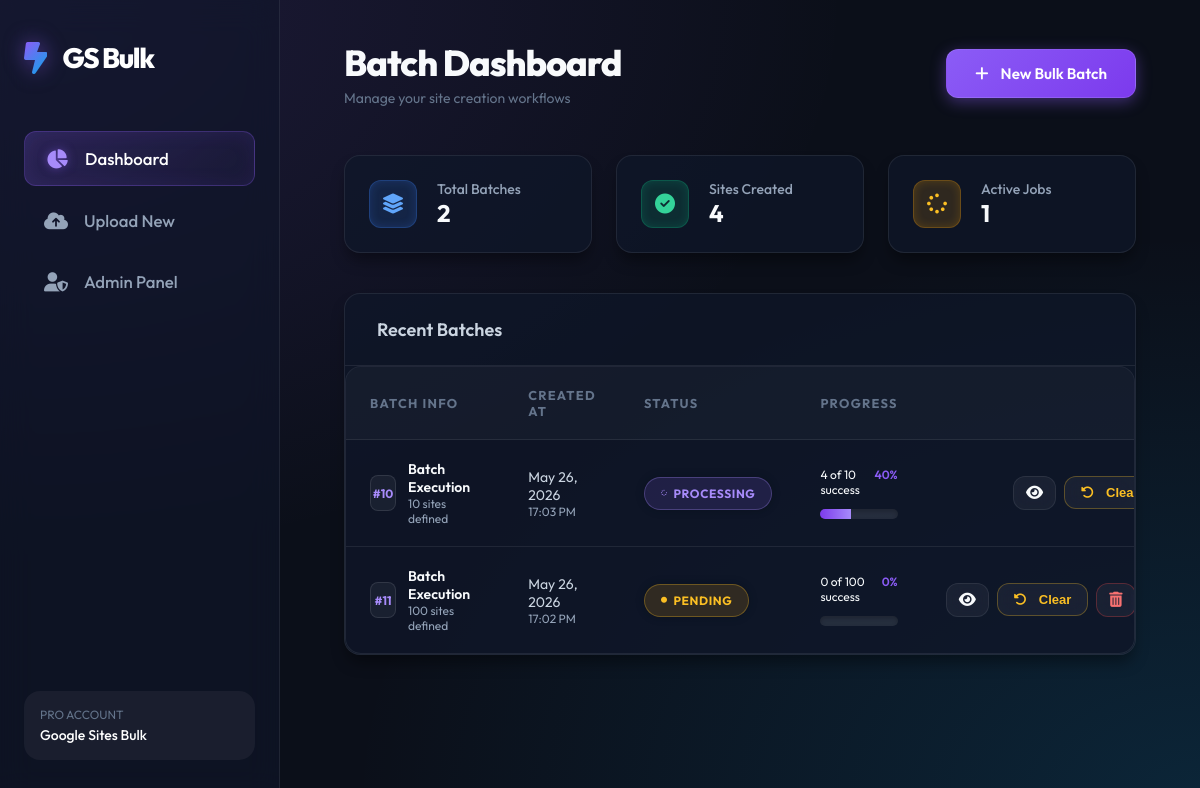
The page / on the database its author committed.
### core/models.py (models this page shows, shortened)
class SiteBatch(models.Model):
    STATUS_CHOICES = [
        ('pending', 'Pending'),
        ('processing', 'Processing'),
        ('completed', 'Completed'),
        ('failed', 'Failed'),
    ]
    file = models.FileField(upload_to='uploads/')
    created_at = models.DateTimeField(auto_now_add=True)
    status = models.CharField(max_length=20, choices=STATUS_CHOICES, default='pending')
    total_sites = models.IntegerField(default=0)
    completed_sites = models.IntegerField(default=0)
    failed_sites = models.IntegerField(default=0)
    current_action = models.CharField(max_length=255, blank=True, null=True)
    @property
    def processed_sites(self):
        return (self.completed_sites or 0) + (self.failed_sites or 0)
    @property
    def progress_percentage(self):
        if self.total_sites == 0:
            return 0
        return int((self.processed_sites / self.total_sites) * 100)

### core/views.py (the view)
# urls.py: path('', DashboardView.as_view(), name='dashboard'),
class DashboardView(View):
    def get(self, request):
        batches = SiteBatch.objects.all().order_by('-created_at')
        agg = batches.aggregate(
            total_completed=Sum('completed_sites'),
            total_failed=Sum('failed_sites'),
        )
        total_sites_created = agg['total_completed'] or 0
        total_failed = agg['total_failed'] or 0
        active_jobs = batches.filter(status='processing').count()
        context = {
            'batches': batches,
            'total_sites_created': total_sites_created,
            'total_failed': total_failed,
            'active_jobs': active_jobs,
        }
        return render(request, 'core/dashboard.html', context)

### core/templates/core/dashboard.html (shortened to what this page needs)
{% extends 'core/base.html' %}
{% block header_title %}Batch Dashboard{% endblock %}
{% block header_actions %}
<a href="/upload/" class="btn btn-primary">
    <i class="fa-solid fa-plus"></i>
    New Bulk Batch
</a>
{% endblock %}
{% block content %}
<div style="display: grid; grid-template-columns: repeat(auto-fit, minmax(240px, 1fr)); gap: 1.5rem; margin-bottom: 2.5rem;">
    <div class="card" style="padding: 1.5rem; display: flex; align-items: center; gap: 1.25rem;">
        <div style="width: 48px; height: 48px; border-radius: 12px; background: rgba(59, 130, 246, 0.15); color: #60a5fa; border: 1px solid rgba(59, 130, 246, 0.3); display: flex; align-items: center; justify-content: center; font-size: 1.25rem; box-shadow: inset 0 0 10px rgba(59, 130, 246, 0.2);">
            <i class="fa-solid fa-layer-group"></i>
        </div>
        <div>
            <p style="font-size: 0.875rem; color: #94a3b8; font-weight: 500;">Total Batches</p>
            <h3 style="font-size: 1.5rem; font-weight: 700; color: #f8fafc;">{{ batches.count }}</h3>
        </div>
    </div>
    <div class="card" style="padding: 1.5rem; display: flex; align-items: center; gap: 1.25rem;">
        <div style="width: 48px; height: 48px; border-radius: 12px; background: rgba(16, 185, 129, 0.15); color: #34d399; border: 1px solid rgba(16, 185, 129, 0.3); display: flex; align-items: center; justify-content: center; font-size: 1.25rem; box-shadow: inset 0 0 10px rgba(16, 185, 129, 0.2);">
            <i class="fa-solid fa-circle-check"></i>
        </div>
        <div>
            <p style="font-size: 0.875rem; color: #94a3b8; font-weight: 500;">Sites Created</p>
            <h3 style="font-size: 1.5rem; font-weight: 700; color: #f8fafc;">{{ total_sites_created }}</h3>
        </div>
    </div>
    <div class="card" style="padding: 1.5rem; display: flex; align-items: center; gap: 1.25rem;">
        <div style="width: 48px; height: 48px; border-radius: 12px; background: rgba(245, 158, 11, 0.15); color: #fbbf24; border: 1px solid rgba(245, 158, 11, 0.3); display: flex; align-items: center; justify-content: center; font-size: 1.25rem; box-shadow: inset 0 0 10px rgba(245, 158, 11, 0.2);">
            {% if active_jobs > 0 %}
            <i class="fa-solid fa-spinner fa-spin"></i>
            {% else %}
            <i class="fa-solid fa-check-double"></i>
            {% endif %}
        </div>
        <div>
            <p style="font-size: 0.875rem; color: #94a3b8; font-weight: 500;">Active Jobs</p>
            <h3 style="font-size: 1.5rem; font-weight: 700; color: #f8fafc;">{{ active_jobs }}</h3>
        </div>
    </div>
</div>
<div class="card" style="padding: 0; overflow: hidden;">
    <div style="padding: 1.5rem 2rem; border-bottom: 1px solid var(--border); display: flex; justify-content: space-between; align-items: center;">
        <h2 style="font-size: 1.125rem; font-weight: 600;">Recent Batches</h2>
    </div>
    <div class="table-container">
        <table>
            <thead>
                <tr>
                    <th>Batch Info</th>
                    <th>Created At</th>
                    <th>Status</th>
                    <th>Progress</th>
                    <th style="text-align: right;">Actions</th>
                </tr>
            </thead>
            <tbody>
                {% for batch in batches %}
                <tr>
                    <td>
                        <div style="display: flex; align-items: center; gap: 0.75rem;">
                            <div style="background: rgba(255, 255, 255, 0.05); border: 1px solid rgba(255, 255, 255, 0.1); width: 36px; height: 36px; border-radius: 8px; display: flex; align-items: center; justify-content: center; font-weight: 700; color: #a78bfa; font-size: 0.75rem;">
                                #{{ batch.id }}
                            </div>
                            <div>
                                <p style="font-weight: 600; font-size: 0.875rem; color: #f8fafc;">Batch Execution</p>
                                <p style="font-size: 0.75rem; color: #94a3b8;">{{ batch.total_sites }} sites defined</p>
                            </div>
                        </div>
                    </td>
                    <td>
                        <p style="font-size: 0.875rem; color: #cbd5e1;">{{ batch.created_at|date:"M d, Y" }}</p>
                        <p style="font-size: 0.75rem; color: #94a3b8;">{{ batch.created_at|date:"H:i A" }}</p>
                    </td>
                    <td>
                        <span class="badge badge-{{ batch.status }}">
                            {% if batch.status == 'processing' %}
                            <i class="fa-solid fa-spinner fa-spin" style="font-size: 6px; margin-right: 6px;"></i>
                            {% else %}
                            <i class="fa-solid fa-circle" style="font-size: 6px; margin-right: 6px;"></i>
                            {% endif %}
                            {{ batch.status }}
                        </span>
                    </td>
                    <td style="width: 240px;">
                        <div style="display: flex; justify-content: space-between; font-size: 0.75rem; margin-bottom: 4px;">
                            <span>{{ batch.completed_sites }} of {{ batch.total_sites }} success</span>
                            <span style="font-weight: 600; color: var(--primary);">
                                {{ batch.progress_percentage }}%
                            </span>
                        </div>
                        <div class="progress-wrapper">
                            <div class="progress-bar" style="width: {{ batch.progress_percentage }}%"></div>
                        </div>
                    </td>
                    <td style="text-align: right;">
                        <div style="display: flex; justify-content: flex-end; gap: 0.5rem;">
                            <a href="/batch/{{ batch.id }}/" class="btn btn-secondary" style="padding: 0.5rem 0.75rem;">
                                <i class="fa-solid fa-eye"></i>
                            </a>
                            <form id="clearForm-{{ batch.id }}" action="/batch/{{ batch.id }}/reset/" method="POST" style="display: inline;">
                                <button type="button" onclick="showClearModal({{ batch.id }})" class="btn btn-secondary" style="padding: 0.5rem 1rem; font-size: 0.8125rem; color: #fbbf24; border-color: rgba(251, 191, 36, 0.3);">
                                    <i class="fa-solid fa-rotate-left"></i> Clear
                                </button>
                            </form>
                            <form id="deleteForm-{{ batch.id }}" action="/batch/{{ batch.id }}/delete/" method="POST" style="display: inline;">
                                <button type="button" onclick="showDeleteModal({{ batch.id }})" class="btn btn-secondary" style="padding: 0.5rem 0.75rem; color: #f87171; border-color: rgba(239, 68, 68, 0.3);">
                                    <i class="fa-solid fa-trash-can"></i>
                                </button>
                            </form>
                        </div>
                    </td>
                </tr>
                {% endfor %}
            </tbody>
        </table>
    </div>
</div>
{% endblock %}

### core/templates/core/base.html (style rules this page uses)
:root { --primary: #8b5cf6; --primary-dark: #7c3aed; --primary-light: #a78bfa; --accent: #0ea5e9; --bg-main: #0b0f19; --bg-card: rgba(15, 23, 42, 0.7); --text-title: #f8fafc; --text-body: #cbd5e1; --text-muted: #64748b; --border: rgba(255, 255, 255, 0.08); --sidebar-width: 280px; --radius: 16px; --shadow-sm: 0 4px 6px -1px rgba(0, 0, 0, 0.3); --shadow-md: 0 10px 15px -3px rgba(0, 0, 0, 0.4); --shadow-lg: 0 20px 25px -5px rgba(0, 0, 0, 0.5); --glass-blur: blur(16px); }
* { margin: 0; padding: 0; box-sizing: border-box; }
body { font-family: 'Outfit', sans-serif; background-color: var(--bg-main); background-image: radial-gradient(at 0% 0%, rgba(139, 92, 246, 0.15) 0px, transparent 50%), radial-gradient(at 100% 100%, rgba(14, 165, 233, 0.15) 0px, transparent 50%); background-attachment: fixed; color: var(--text-body); display: flex; height: 100vh; overflow: hidden; }
.btn { display: inline-flex; align-items: center; gap: 0.75rem; padding: 0.875rem 1.75rem; border-radius: 12px; font-weight: 600; cursor: pointer; transition: all 0.3s cubic-bezier(0.4, 0, 0.2, 1); text-decoration: none; border: none; font-size: 0.95rem; position: relative; overflow: hidden; }
.btn-primary { background: linear-gradient(135deg, var(--primary), var(--primary-dark)); color: white; box-shadow: 0 4px 15px rgba(139, 92, 246, 0.4); border: 1px solid rgba(255, 255, 255, 0.1); }
.btn-secondary { background: rgba(255, 255, 255, 0.05); color: var(--text-title); border: 1px solid var(--border); backdrop-filter: blur(8px); }
.card { background: var(--bg-card); backdrop-filter: var(--glass-blur); -webkit-backdrop-filter: var(--glass-blur); border-radius: var(--radius); padding: 2.5rem; border: 1px solid var(--border); box-shadow: var(--shadow-md); transition: all 0.4s cubic-bezier(0.4, 0, 0.2, 1); }
.table-container { overflow-x: auto; border-radius: var(--radius); border: 1px solid var(--border); background: rgba(15, 23, 42, 0.4); }
table { width: 100%; border-collapse: separate; border-spacing: 0; }
th { background: rgba(255, 255, 255, 0.03); padding: 1.25rem 1.5rem; text-align: left; font-size: 0.8rem; font-weight: 700; text-transform: uppercase; letter-spacing: 0.1em; color: var(--text-muted); border-bottom: 1px solid var(--border); }
td { padding: 1.25rem 1.5rem; border-bottom: 1px solid var(--border); vertical-align: middle; color: var(--text-title); font-size: 0.95rem; }
tr:last-child td { border-bottom: none; }
.badge { display: inline-flex; align-items: center; padding: 0.5rem 1rem; border-radius: 9999px; font-size: 0.75rem; font-weight: 700; text-transform: uppercase; letter-spacing: 0.05em; box-shadow: 0 0 10px rgba(0, 0, 0, 0.2); }
.badge-pending { background: rgba(245, 158, 11, 0.15); color: #fbbf24; border: 1px solid rgba(251, 191, 36, 0.3); }
.badge-processing { background: rgba(139, 92, 246, 0.15); color: #a78bfa; border: 1px solid rgba(167, 139, 250, 0.3); }
.progress-wrapper { width: 100%; background: rgba(255, 255, 255, 0.1); border-radius: 9999px; height: 10px; overflow: hidden; margin-top: 0.75rem; box-shadow: inset 0 2px 4px rgba(0, 0, 0, 0.2); }
.progress-bar { height: 100%; background: linear-gradient(90deg, var(--primary-dark), var(--primary-light)); transition: width 0.6s cubic-bezier(0.4, 0, 0.2, 1); position: relative; overflow: hidden; }
.progress-bar::after { content: ''; position: absolute; top: 0; left: 0; bottom: 0; right: 0; background: linear-gradient(90deg, transparent, rgba(255, 255, 255, 0.4), transparent); transform: translateX(-100%); animation: shimmer 2s infinite; }

### rows shown on the page
SiteBatch: id "10", total_sites "10", created_at "May 26, 2026", created_at "17:03 PM", status "PROCESSING", completed_sites "4", progress_percentage "40"
SiteBatch: id "11", total_sites "100", created_at "May 26, 2026", created_at "17:02 PM", status "PENDING", completed_sites "0", progress_percentage "0"

### other values the page prints
{{ batches.count }} "2"
{{ total_sites_created }} "4"
{{ active_jobs }} "1"
